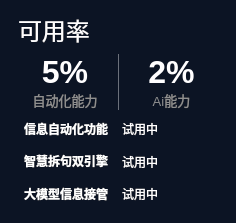
                      <widget class="QFrame" name="instrument_frame">
                       <property name="minimumSize">
                        <size>
                         <width>236</width>
                         <height>223</height>
                        </size>
                       </property>
                       <property name="styleSheet">
                        <string notr="true">QFrame{
	background-color: rgb(12, 20, 36);
border:0px solid red;
	color: rgb(255, 254, 255);
border-radius:14px
}</string>
                       </property>
                       <property name="frameShape">
                        <enum>QFrame::StyledPanel</enum>
                       </property>
                       <property name="frameShadow">
                        <enum>QFrame::Raised</enum>
                       </property>
                       <layout class="QVBoxLayout" name="verticalLayout_33">
                        <property name="spacing">
                         <number>6</number>
                        </property>
                        <property name="leftMargin">
                         <number>18</number>
                        </property>
                        <property name="topMargin">
                         <number>12</number>
                        </property>
                        <property name="rightMargin">
                         <number>18</number>
                        </property>
                        <property name="bottomMargin">
                         <number>16</number>
                        </property>
                        <item>
                         <widget class="QLabel" name="label_63">
                          <property name="font">
                           <font>
                            <family>微软雅黑 Light</family>
                            <pointsize>18</pointsize>
                            <bold>false</bold>
                           </font>
                          </property>
                          <property name="text">
                           <string>可用率</string>
                          </property>
                         </widget>
                        </item>
                        <item>
                         <layout class="QHBoxLayout" name="horizontalLayout_44">
                          <item>
                           <layout class="QVBoxLayout" name="verticalLayout_34">
                            <property name="spacing">
                             <number>0</number>
                            </property>
                            <item>
                             <widget class="QLabel" name="label_64">
                              <property name="font">
                               <font>
                                <pointsize>24</pointsize>
                                <bold>true</bold>
                               </font>
                              </property>
                              <property name="text">
                               <string>5%</string>
                              </property>
                              <property name="alignment">
                               <set>Qt::AlignCenter</set>
                              </property>
                             </widget>
                            </item>
                            <item>
                             <widget class="QLabel" name="label_65">
                              <property name="font">
                               <font>
                                <pointsize>10</pointsize>
                                <bold>false</bold>
                               </font>
                              </property>
                              <property name="styleSheet">
                               <string notr="true">color: rgb(143, 143, 143);</string>
                              </property>
                              <property name="text">
                               <string>自动化能力</string>
                              </property>
                              <property name="alignment">
                               <set>Qt::AlignCenter</set>
                              </property>
                             </widget>
                            </item>
                           </layout>
                          </item>
                          <item>
                           <widget class="Line" name="line_5">
                            <property name="maximumSize">
                             <size>
                              <width>1</width>
                              <height>16777215</height>
                             </size>
                            </property>
                            <property name="styleSheet">
                             <string notr="true">background-color: rgba(255, 255, 255,100);</string>
                            </property>
                            <property name="orientation">
                             <enum>Qt::Vertical</enum>
                            </property>
                           </widget>
                          </item>
                          <item>
                           <layout class="QVBoxLayout" name="verticalLayout_35">
                            <property name="spacing">
                             <number>0</number>
                            </property>
                            <item>
                             <widget class="QLabel" name="label_66">
                              <property name="font">
                               <font>
                                <pointsize>24</pointsize>
                                <bold>true</bold>
                               </font>
                              </property>
                              <property name="text">
                               <string>2%</string>
                              </property>
                              <property name="alignment">
                               <set>Qt::AlignCenter</set>
                              </property>
                             </widget>
                            </item>
                            <item>
                             <widget class="QLabel" name="label_67">
                              <property name="font">
                               <font>
                                <pointsize>10</pointsize>
                                <bold>false</bold>
                               </font>
                              </property>
                              <property name="styleSheet">
                               <string notr="true">color: rgb(143, 143, 143);</string>
                              </property>
                              <property name="text">
                               <string>Ai能力</string>
                              </property>
                              <property name="alignment">
                               <set>Qt::AlignCenter</set>
                              </property>
                             </widget>
                            </item>
                           </layout>
                          </item>
                         </layout>
                        </item>
                        <item>
                         <layout class="QHBoxLayout" name="horizontalLayout_45">
                          <property name="spacing">
                           <number>8</number>
                          </property>
                          <item>
                           <widget class="QPushButton" name="pushButton_28">
                            <property name="font">
                             <font>
                              <family>微软雅黑 Light</family>
                              <bold>true</bold>
                             </font>
                            </property>
                            <property name="styleSheet">
                             <string notr="true">border:none;
color: rgb(255, 255, 255);</string>
                            </property>
                            <property name="text">
                             <string>信息自动化功能</string>
                            </property>
                            <property name="icon">
                             <iconset>
                              <normaloff>resources/img/page0/page0_允许白钩.svg</normaloff>resources/img/page0/page0_允许白钩.svg</iconset>
                            </property>
                            <property name="iconSize">
                             <size>
                              <width>24</width>
                              <height>24</height>
                             </size>
                            </property>
                           </widget>
                          </item>
                          <item>
                           <widget class="QLabel" name="label_68">
                            <property name="maximumSize">
                             <size>
                              <width>16777215</width>
                              <height>32</height>
                             </size>
                            </property>
                            <property name="text">
                             <string>试用中</string>
                            </property>
                           </widget>
                          </item>
                         </layout>
                        </item>
                        <item>
                         <layout class="QHBoxLayout" name="horizontalLayout_46">
                          <property name="spacing">
                           <number>8</number>
                          </property>
                          <item>
                           <widget class="QPushButton" name="pushButton_29">
                            <property name="font">
                             <font>
                              <family>微软雅黑 Light</family>
                              <bold>true</bold>
                             </font>
                            </property>
                            <property name="styleSheet">
                             <string notr="true">border:none;
color: rgb(255, 255, 255);</string>
                            </property>
                            <property name="text">
                             <string>智慧拆句双引擎</string>
                            </property>
                            <property name="icon">
                             <iconset>
                              <normaloff>resources/img/page0/page0_允许白钩.svg</normaloff>resources/img/page0/page0_允许白钩.svg</iconset>
                            </property>
                            <property name="iconSize">
                             <size>
                              <width>24</width>
                              <height>24</height>
                             </size>
                            </property>
                           </widget>
                          </item>
                          <item>
                           <widget class="QLabel" name="label_69">
                            <property name="maximumSize">
                             <size>
                              <width>16777215</width>
                              <height>32</height>
                             </size>
                            </property>
                            <property name="text">
                             <string>试用中</string>
                            </property>
                           </widget>
                          </item>
                         </layout>
                        </item>
                        <item>
                         <layout class="QHBoxLayout" name="horizontalLayout_47">
                          <property name="spacing">
                           <number>8</number>
                          </property>
                          <item>
                           <widget class="QPushButton" name="pushButton_30">
                            <property name="font">
                             <font>
                              <family>微软雅黑 Light</family>
                              <bold>true</bold>
                             </font>
                            </property>
                            <property name="styleSheet">
                             <string notr="true">border:none;
color: rgb(255, 255, 255);</string>
                            </property>
                            <property name="text">
                             <string>大模型信息接管</string>
                            </property>
                            <property name="icon">
                             <iconset>
                              <normaloff>resources/img/page0/page0_禁止白叉.svg</normaloff>resources/img/page0/page0_禁止白叉.svg</iconset>
                            </property>
                            <property name="iconSize">
                             <size>
                              <width>24</width>
                              <height>24</height>
                             </size>
                            </property>
                           </widget>
                          </item>
                          <item>
                           <widget class="QLabel" name="label_70">
                            <property name="maximumSize">
                             <size>
                              <width>16777215</width>
                              <height>32</height>
                             </size>
                            </property>
                            <property name="text">
                             <string>试用中</string>
                            </property>
                           </widget>
                          </item>
                         </layout>
                        </item>
                       </layout>
                      </widget>
